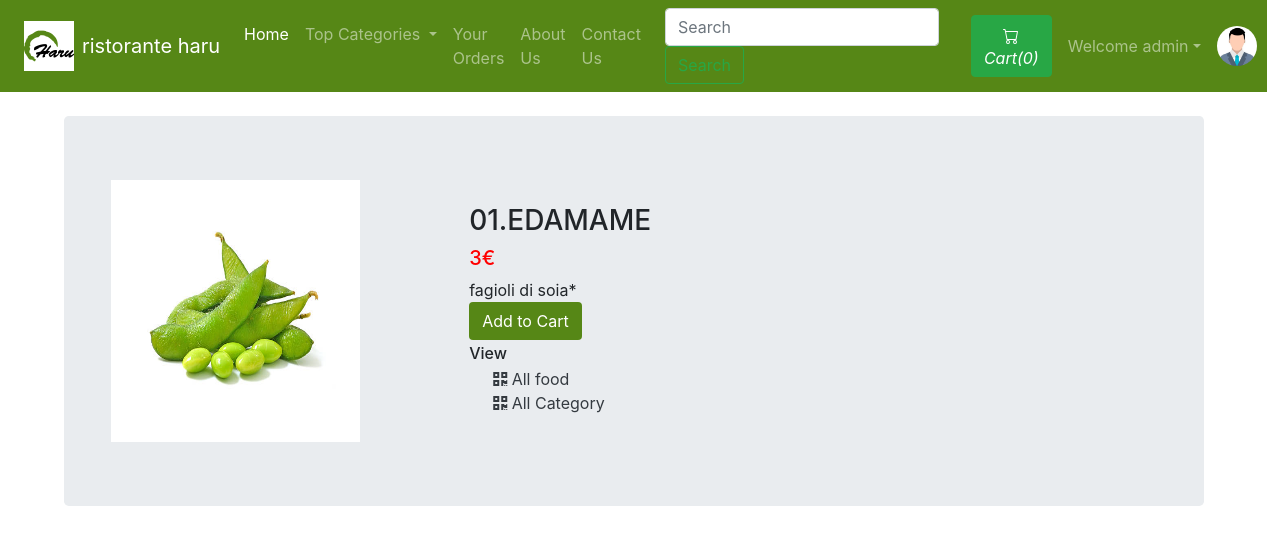
Page /viewfood.php?foodid=1 (signed in) on the committed database.
### tables this page shows
CREATE TABLE `sitedetail` (
  `tempId` int(11) NOT NULL,
  `systemName` varchar(21) NOT NULL,
  `email` varchar(35) NOT NULL,
  `contact1` bigint(21) NOT NULL,
  `contact2` bigint(21) DEFAULT NULL COMMENT 'Optional',
  `address` text NOT NULL,
  `dateTime` datetime NOT NULL DEFAULT current_timestamp()
);

CREATE TABLE `food` (
  `foodId` int(12) NOT NULL,
  `foodName` varchar(255) NOT NULL,
  `foodPrice` double NOT NULL,
  `foodDesc` text NOT NULL,
  `foodCategorieId` int(12) NOT NULL,
  `foodPubDate` datetime NOT NULL DEFAULT current_timestamp()
);

### viewfood.php (the view, shortened to what this page needs)
<!doctype html>
<html lang="en">
<head>
    <link rel="stylesheet" href="https://stackpath.bootstrapcdn.com/bootstrap/4.4.1/css/bootstrap.min.css">
    <link rel="stylesheet" href="https://use.fontawesome.com/releases/v5.8.2/css/all.css">
</head>
<body>
    <?php include 'partials/_dbconnect.php';?>
    <?php require 'partials/_nav.php' ?>
    <div class="container my-4" id="cont">
        <div class="row jumbotron">
        <?php
            $foodId = $_GET['foodid'];
            $sql = "SELECT * FROM `food` WHERE foodId = $foodId";
            $result = mysqli_query($conn, $sql);
            $row = mysqli_fetch_assoc($result);
            $foodName = $row['foodName'];
            $foodPrice = $row['foodPrice'];
            $foodDesc = $row['foodDesc'];
            $foodCategorieId = $row['foodCategorieId'];
        ?>
        <?php
        echo  '<div class="col-md-4">
                <img src="img/food-'.$foodId. '.jpg" width="249px" height="262px">
            </div>
            <div class="col-md-8 my-4">
                <h3>' . $foodName . '</h3>
                <h5 style="color: #ff0000"> '.$foodPrice. '€</h5>
                <p class="mb-0">' .$foodDesc .'</p>';
                if($loggedin){
                    $quaSql = "SELECT `itemQuantity` FROM `viewcart` WHERE foodId = '$foodId' AND `userId`='$userId'";
                    $quaresult = mysqli_query($conn, $quaSql);
                    $quaExistRows = mysqli_num_rows($quaresult);
                    if($quaExistRows == 0) {
                        echo '<form action="partials/_manageCart.php" method="POST">
                              <input type="hidden" name="itemId" value="'.$foodId. '">
                              <button type="submit" name="addToCart" class="btn" style="background-color: #568716; color: #fff; my-2">Add to Cart</button>';
                    }else {
                        echo '<a href="viewCart.php"><button class="btn" style="background-color: #568716; color: #fff; my-2">Go to Cart</button></a>';
                    }
                }
                else{
                    echo '<button class="btn" style="background-color: #568716; color: #fff; my-2" data-toggle="modal" data-target="#loginModal">Add to Cart</button>';
                }
                echo '</form>
                <h6 class="my-1"> View </h6>
                <div class="mx-4">
                    <a href="viewfoodList.php?catid=' . $foodCategorieId . '" class="active text-dark">
                    <i class="fas fa-qrcode"></i>
                        <span>All food</span>
                    </a>
                </div>
                <div class="mx-4">
                    <a href="index.php" class="active text-dark">
                    <i class="fas fa-qrcode"></i>
                        <span>All Category</span>
                    </a>
                </div>
            </div>'
        ?>
        </div>
    </div>
</body>
</html>

### partials/_nav.php (shortened to what this page needs)
<?php
if(isset($_SESSION['loggedin']) && $_SESSION['loggedin']==true){
  $loggedin= true;
  $userId = $_SESSION['userId'];
  $username = $_SESSION['username'];
}
else{
  $loggedin = false;
  $userId = 0;
}
$sql = "SELECT * FROM `sitedetail`";
$result = mysqli_query($conn, $sql);
$row = mysqli_fetch_assoc($result);
$systemName = $row['systemName'];
echo '
<style>
    .bg-darkgreen {
        background-color: #568716;
    }
</style>
<nav class="navbar navbar-expand-lg navbar-dark bg-darkgreen">
<div class="text-center image-size-big position-relative mx-2">
      <a href="index.php"><img src="img/logoO.jpg"  style="width:50px; height:50px"></a>
    </div>
      <a class="navbar-brand" href="index.php">'.$systemName.'</a>
      <button class="navbar-toggler" type="button" data-toggle="collapse" data-target="#navbarSupportedContent" aria-controls="navbarSupportedContent" aria-expanded="false" aria-label="Toggle navigation">
        <span class="navbar-toggler-icon"></span>
      </button>
      <div class="collapse navbar-collapse" id="navbarSupportedContent">
        <ul class="navbar-nav mr-auto">
          <li class="nav-item active">
            <a class="nav-link" href="index.php">Home <span class="sr-only">(current)</span></a>
          </li>
          <li class="nav-item dropdown">
            <a class="nav-link dropdown-toggle" href="#" id="navbarDropdown" role="button" data-toggle="dropdown" aria-haspopup="true" aria-expanded="false">
              Top Categories
            </a>
            <div class="dropdown-menu" aria-labelledby="navbarDropdown">';
            echo '</div>
          </li>
          <li class="nav-item">
            <a class="nav-link" href="viewOrder.php">Your Orders</a>
          </li>
          <li class="nav-item">
            <a class="nav-link" href="about.php">About Us</a>
          </li>
          <li class="nav-item">
            <a class="nav-link" href="contact.php">Contact Us</a>
          </li>
        </ul>
        <form method="get" action="/search.php" class="form-inline my-2 my-lg-0 mx-3">
          <input class="form-control mr-sm-2" type="search" name="search" id="search" placeholder="Search" aria-label="Search" required>
          <button class="btn btn-outline-success my-2 my-sm-0" type="submit">Search</button>
        </form>';
        $countsql = "SELECT SUM(`itemQuantity`) FROM `viewcart` WHERE `userId`=$userId";
        $countresult = mysqli_query($conn, $countsql);
        $countrow = mysqli_fetch_assoc($countresult);
        $count = $countrow['SUM(`itemQuantity`)'];
        if(!$count) {
          $count = 0;
        }
        echo '<a href="viewCart.php"><button type="button" class="btn btn-success mx-2" title="MyCart">
          <svg xmlns="img/cart.svg" width="16" height="16" fill="currentColor" class="bi bi-cart" viewBox="0 0 16 16">
            <path d="M0 1.5A.5.5 0 0 1 .5 1H2a.5.5 0 0 1 .485.379L2.89 3H14.5a.5.5 0 0 1 .491.592l-1.5 8A.5.5 0 0 1 13 12H4a.5.5 0 0 1-.491-.408L2.01 3.607 1.61 2H.5a.5.5 0 0 1-.5-.5zM3.102 4l1.313 7h8.17l1.313-7H3.102zM5 12a2 2 0 1 0 0 4 2 2 0 0 0 0-4zm7 0a2 2 0 1 0 0 4 2 2 0 0 0 0-4zm-7 1a1 1 0 1 1 0 2 1 1 0 0 1 0-2zm7 0a1 1 0 1 1 0 2 1 1 0 0 1 0-2z"/>
          </svg>
          <i class="bi bi-cart">Cart(' .$count. ')</i>
        </button></a>';
        if($loggedin){
          echo '<ul class="navbar-nav mr-2">
            <li class="nav-item dropdown">
              <a class="nav-link dropdown-toggle" href="#" id="navbarDropdown" role="button" data-toggle="dropdown"> Welcome ' .$username. '</a>
              <div class="dropdown-menu" aria-labelledby="navbarDropdown">
                <a class="dropdown-item" href="partials/_logout.php">Logout</a>
              </div>
            </li>
          </ul>
          <div class="text-center image-size-small position-relative">
            <a href="viewProfile.php"><img src="img/person-' .$userId. '.jpg" class="rounded-circle" onError="this.src = \'img/profilePic.jpg\'" style="width:40px; height:40px"></a>
          </div>';
        }
        else {
          echo '
          <button type="button" class="btn btn-success mx-2"  data-toggle="modal" data-target="#loginModal">Login</button>
          <button type="button" class="btn btn-success mx-2"  data-toggle="modal" data-target="#signupModal">SignUp</button>';
        }
  echo '</div>
    </nav>';
?>

### viewfood.php (style rules this page uses)
#cont { min-height : 578px; }

### partials/_nav.php (style rules this page uses)
.bg-darkgreen { background-color: #568716; }

### rows in the picture
sitedetail: systemName "ristorante haru"
food: foodName "01.EDAMAME", foodPrice "3", foodDesc "fagioli di soia*"

### other values in the picture
$count "0"
$username "admin"
